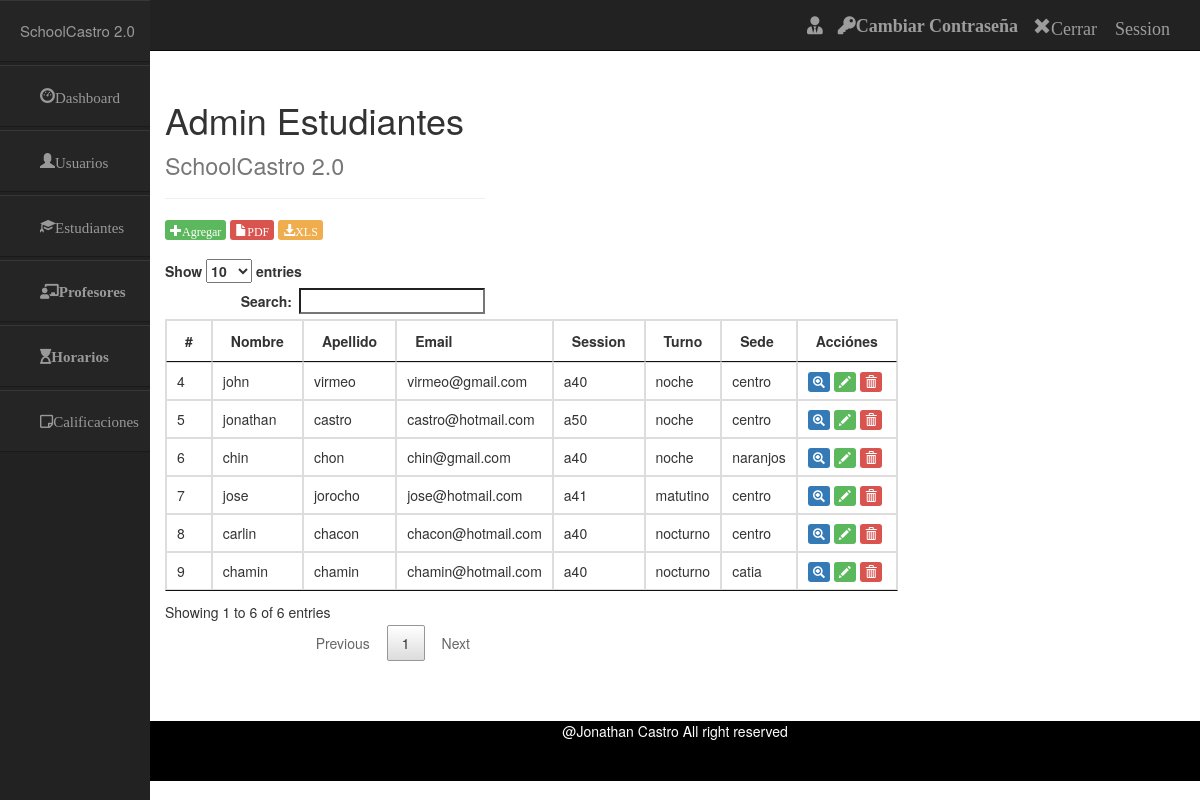
/index.php/estudiantes_controller, run on the app's committed database.
### tables this page shows
CREATE TABLE `estudiantes` (
  `id` int(50) NOT NULL,
  `nombre` varchar(50) NOT NULL,
  `apellido` varchar(50) NOT NULL,
  `email` varchar(50) NOT NULL,
  `session` varchar(50) NOT NULL,
  `turno` varchar(50) NOT NULL,
  `sede` varchar(50) NOT NULL
);

### application/controllers/Estudiantes_controller.php (called while the page is built, shortened)
<?php
class Estudiantes_controller extends CI_Controller {
	public function index()
	{
		$data['usuario'] = $this->session->userdata('usuario');
		$data['contrasena'] = $this->session->userdata('contrasena');
		$data['datos'] = $this->estudiantes_model->seleccionarEstudiantes();
		$this->load->view('include/header');
		$this->load->view('include/navbar',$data);
		$this->load->view('include/sidebar');
		$this->load->view('admin/estudiantes',$data);
		$this->load->view('include/footer');
	}
}

### index.php (called while the page is built, shortened)
<?php
require_once BASEPATH.'core/CodeIgniter.php';

### application/models/Estudiantes_model.php (called while the page is built, shortened)
<?php
class Estudiantes_model extends CI_Model {
	public function seleccionarEstudiantes()
	{
		$sql = "SELECT id,nombre,apellido,email,session,turno,sede
		 from estudiantes";
		$query = $this->db->query($sql);
		return $query->result();
	}
}

### application/views/admin/estudiantes.php (the view, shortened to what this page needs)
<br>
<br>
<br>
	<div class="row col-md-4 col-md-offset-4">
		<div class="page-header">
  			<h1>Admin Estudiantes <small>SchoolCastro 2.0</small></h1>
		</div>
		<div>
			<a ><span class="btn-success btn-xs glyphicon glyphicon-plus" data-toggle="modal" data-target="#login-modal" id="">Agregar</span></a>
			<a  href="<?php echo base_url();?>estudiantes_controller/reporteEPdf"><span class="btn-danger  btn-xs glyphicon glyphicon-file">PDF</span></a>
			<a  href="<?php echo base_url();?>estudiantes_controller/reporteEExcel"><span class="btn-warning  btn-xs glyphicon glyphicon-download-alt">XLS</span></a>
		</div>
		<br>
		<table id="tabla" class="table-responsive table-hover table-bordered" >
	                    <thead>
	                        <tr>
	                            <th >#</th>
	                            <th >Nombre</th>
	                            <th >Apellido</th>
	                            <th >Email</th>
	                            <th >Session</th>
	                            <th >Turno</th>
	                            <th >Sede</th>
	                            <th >Acciónes</th>
			                 </tr>
			               </thead>
			 <tbody>
			<?php
		foreach ($datos as $dato) {
			?>
		<tr>
		<td><?php echo $dato->id ?> </td>
		<td><?php echo $dato->nombre ?> </td>
		<td><?php echo $dato->apellido ?> </td>
		<td><?php echo $dato->email ?> </td>
		<td><?php echo $dato->session ?> </td>
		<td><?php echo $dato->turno ?> </td>
		<td><?php echo $dato->sede ?> </td>
		<td >
		 <a  href="<?php echo base_url("estudiantes_controller/ver/$dato->nombre") ?>" ><span class="btn-primary btn-xs glyphicon glyphicon-zoom-in" data-toggle="ver" title="Ver"></span></a>
		 <a  href="<?php echo base_url("estudiantes_controller/editar/$dato->id") ?>" ><span class="btn-success btn-xs glyphicon glyphicon-pencil" data-toggle="editar" title="Editar"></span></a>
		 <a id="eliminar"  href="<?php echo base_url("estudiantes_controller/eliminar/$dato->id") ?>" ><span class="btn-danger btn-xs glyphicon glyphicon-trash" data-toggle="eliminar" title="Eliminar"></span></a>
		</td>
		</tr>
		<?php
		}
		?>
	</tbody>
</table>
<br>
<br>
<br>
</div>

### assets/css/styles_sidebar.css (style rules this page uses)
.row { margin-left:0px; margin-right:0px; }

### data on the page
estudiantes: id "4", nombre "john", apellido "virmeo", email "virmeo@gmail.com", session "a40", turno "noche", sede "centro"
estudiantes: id "5", nombre "jonathan", apellido "castro", email "castro@hotmail.com", session "a50", turno "noche", sede "centro"
estudiantes: id "6", nombre "chin", apellido "chon", email "chin@gmail.com", session "a40", turno "noche", sede "naranjos"
estudiantes: id "7", nombre "jose", apellido "jorocho", email "jose@hotmail.com", session "a41", turno "matutino", sede "centro"
estudiantes: id "8", nombre "carlin", apellido "chacon", email "chacon@hotmail.com", session "a40", turno "nocturno", sede "centro"
estudiantes: id "9", nombre "chamin", apellido "chamin", email "chamin@hotmail.com", session "a40", turno "nocturno", sede "catia"
